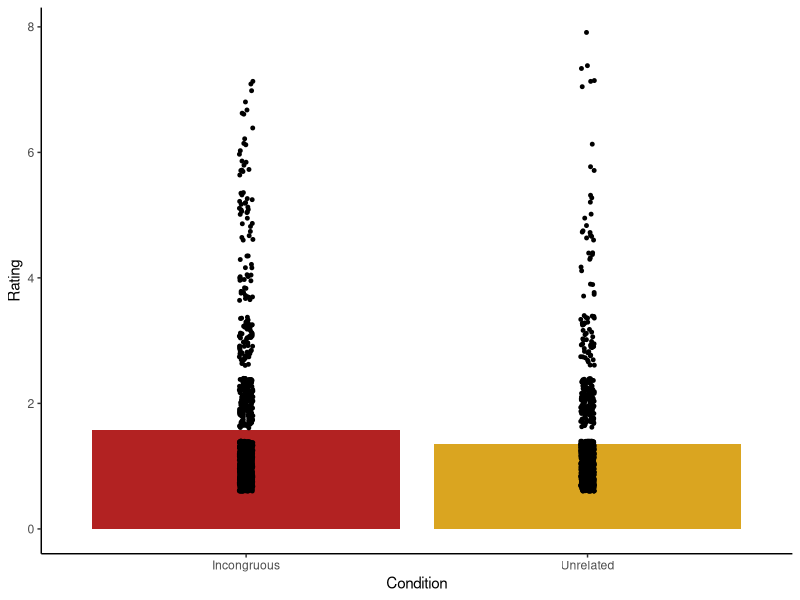

Recreate this plot in R.
## ---- chunk 1
knitr::opts_chunk$set(echo = TRUE)
require(tidyverse)
ratings = readxl::read_xlsx('data/semantic_rating(30).xlsx', sheet = 2, col_names = T) %>% 
  rename(condition = `trial type`)
## ---- chunk 2
bad_responses = ratings %>% 
  filter(Rating > 7) %>% 
  nrow()



ratings %>% 
  group_by(condition) %>% 
  filter(Rating <= 7) %>% 
  summarise(M = mean(Rating),
            SD = sd(Rating),
            max = max(Rating),
            min = min(Rating)) %>% 
  ungroup()

## ---- chunk 3

model1 = ratings %>% 
  group_by(condition) %>% 
  filter(condition == c('unrelated', 'incongruous')) %>% 
  filter(Rating <= 7) %>% 
  mutate(condition = case_when(condition == "incongruous" ~ -.5,
                               condition == "unrelated" ~ .5)) %>% 
  lme4::lmer(Rating ~ condition + (1|subject) + (1|target_type), data = .)

summary(model1)
confint(model1)

model1_anova = car::Anova(model1, type=3, test = "F")
model1_anova
## ---- chunk 4


model2 = ratings %>% 
  group_by(condition) %>% 
  filter(condition == c('radical_only', 'overall_related')) %>% 
  filter(Rating <= 7) %>% 
  mutate(condition = as.factor(case_when(condition == "radical_only" ~ -.5,
                               condition == "overall_related" ~ .5))) %>% 
  lme4::lmer(Rating ~ condition + (1|subject) + (1|target_type), data = .)

summary(model2)
confint(model2)

model2_anova = car::Anova(model2, type=3, test = "F")
model2_anova

## ---- chunk 5
COLORS = c('Incongruous' = 'firebrick', 'Unrelated' = 'goldenrod')


ratings %>% 
  filter(condition %in% c('incongruous', 'unrelated')) %>% 
  mutate(condition = case_when(condition == 'incongruous' ~ 'Incongruous',
                                condition == 'unrelated' ~ 'Unrelated')) %>% 
  ggplot(aes(condition, Rating, fill = condition)) +
  geom_bar(stat = 'summary') +
  geom_jitter(size = 1, width = .02) +
  scale_fill_manual(values = COLORS) +
  labs(x = 'Condition') +
  theme_classic() +
  theme(legend.position = 'none')
  

